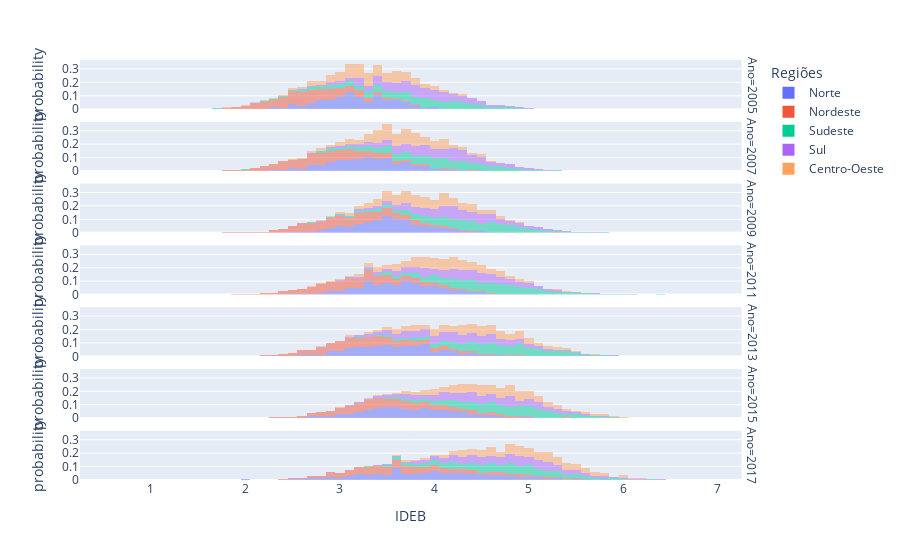

Notebook cell for this chart:
### Code cell
px.histogram(df_train, x="IDEB", color="Regiões", 
             facet_row="Ano", marginal='histogram', 
             histnorm='probability', opacity=0.5)

### Figure 1 — Plotly figure (JSON) as saved in the notebook; plotly's stock layout.template omitted (floating-point values rounded to 4 significant figures; data arrays with more than 128 entries replaced by an {"elided": "..."} marker saying what was removed)
{"data": [{"alignmentgroup": "True", "bingroup": "x", "histnorm": "probability", "hovertemplate": "Regiões=Norte<br>Ano=2005<br>IDEB=%{x}<br>probability=%{y}<extra></extra>", "legendgroup": "Norte", "marker": {"color": "#636efa", "opacity": 0.5}, "name": "Norte", "offsetgroup": "Norte", "orientation": "v", "showlegend": true, "type": "histogram", "x": {"elided": "417 float values"}, "xaxis": "x7", "yaxis": "y7"}, {"alignmentgroup": "True", "bingroup": "x", "histnorm": "probability", "hovertemplate": "Regiões=Norte<br>Ano=2007<br>IDEB=%{x}<br>probability=%{y}<extra></extra>", "legendgroup": "Norte", "marker": {"color": "#636efa", "opacity": 0.5}, "name": "Norte", "offsetgroup": "Norte", "orientation": "v", "showlegend": false, "type": "histogram", "x": {"elided": "447 float values"}, "xaxis": "x6", "yaxis": "y6"}, {"alignmentgroup": "True", "bingroup": "x", "histnorm": "probability", "hovertemplate": "Regiões=Norte<br>Ano=2009<br>IDEB=%{x}<br>probability=%{y}<extra></extra>", "legendgroup": "Norte", "marker": {"color": "#636efa", "opacity": 0.5}, "name": "Norte", "offsetgroup": "Norte", "orientation": "v", "showlegend": false, "type": "histogram", "x": {"elided": "444 float values"}, "xaxis": "x5", "yaxis": "y5"}, {"alignmentgroup": "True", "bingroup": "x", "histnorm": "probability", "hovertemplate": "Regiões=Norte<br>Ano=2011<br>IDEB=%{x}<br>probability=%{y}<extra></extra>", "legendgroup": "Norte", "marker": {"color": "#636efa", "opacity": 0.5}, "name": "Norte", "offsetgroup": "Norte", "orientation": "v", "showlegend": false, "type": "histogram", "x": {"elided": "417 float values"}, "xaxis": "x4", "yaxis": "y4"}, {"alignmentgroup": "True", "bingroup": "x", "histnorm": "probability", "hovertemplate": "Regiões=Norte<br>Ano=2013<br>IDEB=%{x}<br>probability=%{y}<extra></extra>", "legendgroup": "Norte", "marker": {"color": "#636efa", "opacity": 0.5}, "name": "Norte", "offsetgroup": "Norte", "orientation": "v", "showlegend": false, "type": "histogram", "x": {"elided": "447 float values"}, "xaxis": "x3", "yaxis": "y3"}, {"alignmentgroup": "True", "bingroup": "x", "histnorm": "probability", "hovertemplate": "Regiões=Norte<br>Ano=2015<br>IDEB=%{x}<br>probability=%{y}<extra></extra>", "legendgroup": "Norte", "marker": {"color": "#636efa", "opacity": 0.5}, "name": "Norte", "offsetgroup": "Norte", "orientation": "v", "showlegend": false, "type": "histogram", "x": {"elided": "437 float values"}, "xaxis": "x2", "yaxis": "y2"}, {"alignmentgroup": "True", "bingroup": "x", "histnorm": "probability", "hovertemplate": "Regiões=Norte<br>Ano=2017<br>IDEB=%{x}<br>probability=%{y}<extra></extra>", "legendgroup": "Norte", "marker": {"color": "#636efa", "opacity": 0.5}, "name": "Norte", "offsetgroup": "Norte", "orientation": "v", "showlegend": false, "type": "histogram", "x": {"elided": "447 float values"}, "xaxis": "x", "yaxis": "y"}, {"alignmentgroup": "True", "bingroup": "x", "histnorm": "probability", "hovertemplate": "Regiões=Nordeste<br>Ano=2005<br>IDEB=%{x}<br>probability=%{y}<extra></extra>", "legendgroup": "Nordeste", "marker": {"color": "#EF553B", "opacity": 0.5}, "name": "Nordeste", "offsetgroup": "Nordeste", "orientation": "v", "showlegend": true, "type": "histogram", "x": {"elided": "1676 float values"}, "xaxis": "x7", "yaxis": "y7"}, {"alignmentgroup": "True", "bingroup": "x", "histnorm": "probability", "hovertemplate": "Regiões=Nordeste<br>Ano=2007<br>IDEB=%{x}<br>probability=%{y}<extra></extra>", "legendgroup": "Nordeste", "marker": {"color": "#EF553B", "opacity": 0.5}, "name": "Nordeste", "offsetgroup": "Nordeste", "orientation": "v", "showlegend": false, "type": "histogram", "x": {"elided": "1785 float values"}, "xaxis": "x6", "yaxis": "y6"}, {"alignmentgroup": "True", "bingroup": "x", "histnorm": "probability", "hovertemplate": "Regiões=Nordeste<br>Ano=2009<br>IDEB=%{x}<br>probability=%{y}<extra></extra>", "legendgroup": "Nordeste", "marker": {"color": "#EF553B", "opacity": 0.5}, "name": "Nordeste", "offsetgroup": "Nordeste", "orientation": "v", "showlegend": false, "type": "histogram", "x": {"elided": "1763 float values"}, "xaxis": "x5", "yaxis": "y5"}, {"alignmentgroup": "True", "bingroup": "x", "histnorm": "probability", "hovertemplate": "Regiões=Nordeste<br>Ano=2011<br>IDEB=%{x}<br>probability=%{y}<extra></extra>", "legendgroup": "Nordeste", "marker": {"color": "#EF553B", "opacity": 0.5}, "name": "Nordeste", "offsetgroup": "Nordeste", "orientation": "v", "showlegend": false, "type": "histogram", "x": {"elided": "1724 float values"}, "xaxis": "x4", "yaxis": "y4"}, {"alignmentgroup": "True", "bingroup": "x", "histnorm": "probability", "hovertemplate": "Regiões=Nordeste<br>Ano=2013<br>IDEB=%{x}<br>probability=%{y}<extra></extra>", "legendgroup": "Nordeste", "marker": {"color": "#EF553B", "opacity": 0.5}, "name": "Nordeste", "offsetgroup": "Nordeste", "orientation": "v", "showlegend": false, "type": "histogram", "x": {"elided": "1718 float values"}, "xaxis": "x3", "yaxis": "y3"}, {"alignmentgroup": "True", "bingroup": "x", "histnorm": "probability", "hovertemplate": "Regiões=Nordeste<br>Ano=2015<br>IDEB=%{x}<br>probability=%{y}<extra></extra>", "legendgroup": "Nordeste", "marker": {"color": "#EF553B", "opacity": 0.5}, "name": "Nordeste", "offsetgroup": "Nordeste", "orientation": "v", "showlegend": false, "type": "histogram", "x": {"elided": "1723 float values"}, "xaxis": "x2", "yaxis": "y2"}, {"alignmentgroup": "True", "bingroup": "x", "histnorm": "probability", "hovertemplate": "Regiões=Nordeste<br>Ano=2017<br>IDEB=%{x}<br>probability=%{y}<extra></extra>", "legendgroup": "Nordeste", "marker": {"color": "#EF553B", "opacity": 0.5}, "name": "Nordeste", "offsetgroup": "Nordeste", "orientation": "v", "showlegend": false, "type": "histogram", "x": {"elided": "1757 float values"}, "xaxis": "x", "yaxis": "y"}, {"alignmentgroup": "True", "bingroup": "x", "histnorm": "probability", "hovertemplate": "Regiões=Sudeste<br>Ano=2005<br>IDEB=%{x}<br>probability=%{y}<extra></extra>", "legendgroup": "Sudeste", "marker": {"color": "#00cc96", "opacity": 0.5}, "name": "Sudeste", "offsetgroup": "Sudeste", "orientation": "v", "showlegend": true, "type": "histogram", "x": {"elided": "1585 float values"}, "xaxis": "x7", "yaxis": "y7"}, {"alignmentgroup": "True", "bingroup": "x", "histnorm": "probability", "hovertemplate": "Regiões=Sudeste<br>Ano=2007<br>IDEB=%{x}<br>probability=%{y}<extra></extra>", "legendgroup": "Sudeste", "marker": {"color": "#00cc96", "opacity": 0.5}, "name": "Sudeste", "offsetgroup": "Sudeste", "orientation": "v", "showlegend": false, "type": "histogram", "x": {"elided": "1663 float values"}, "xaxis": "x6", "yaxis": "y6"}, {"alignmentgroup": "True", "bingroup": "x", "histnorm": "probability", "hovertemplate": "Regiões=Sudeste<br>Ano=2009<br>IDEB=%{x}<br>probability=%{y}<extra></extra>", "legendgroup": "Sudeste", "marker": {"color": "#00cc96", "opacity": 0.5}, "name": "Sudeste", "offsetgroup": "Sudeste", "orientation": "v", "showlegend": false, "type": "histogram", "x": {"elided": "1653 float values"}, "xaxis": "x5", "yaxis": "y5"}, {"alignmentgroup": "True", "bingroup": "x", "histnorm": "probability", "hovertemplate": "Regiões=Sudeste<br>Ano=2011<br>IDEB=%{x}<br>probability=%{y}<extra></extra>", "legendgroup": "Sudeste", "marker": {"color": "#00cc96", "opacity": 0.5}, "name": "Sudeste", "offsetgroup": "Sudeste", "orientation": "v", "showlegend": false, "type": "histogram", "x": {"elided": "1650 float values"}, "xaxis": "x4", "yaxis": "y4"}, {"alignmentgroup": "True", "bingroup": "x", "histnorm": "probability", "hovertemplate": "Regiões=Sudeste<br>Ano=2013<br>IDEB=%{x}<br>probability=%{y}<extra></extra>", "legendgroup": "Sudeste", "marker": {"color": "#00cc96", "opacity": 0.5}, "name": "Sudeste", "offsetgroup": "Sudeste", "orientation": "v", "showlegend": false, "type": "histogram", "x": {"elided": "1643 float values"}, "xaxis": "x3", "yaxis": "y3"}, {"alignmentgroup": "True", "bingroup": "x", "histnorm": "probability", "hovertemplate": "Regiões=Sudeste<br>Ano=2015<br>IDEB=%{x}<br>probability=%{y}<extra></extra>", "legendgroup": "Sudeste", "marker": {"color": "#00cc96", "opacity": 0.5}, "name": "Sudeste", "offsetgroup": "Sudeste", "orientation": "v", "showlegend": false, "type": "histogram", "x": {"elided": "1647 float values"}, "xaxis": "x2", "yaxis": "y2"}, {"alignmentgroup": "True", "bingroup": "x", "histnorm": "probability", "hovertemplate": "Regiões=Sudeste<br>Ano=2017<br>IDEB=%{x}<br>probability=%{y}<extra></extra>", "legendgroup": "Sudeste", "marker": {"color": "#00cc96", "opacity": 0.5}, "name": "Sudeste", "offsetgroup": "Sudeste", "orientation": "v", "showlegend": false, "type": "histogram", "x": {"elided": "1659 float values"}, "xaxis": "x", "yaxis": "y"}, {"alignmentgroup": "True", "bingroup": "x", "histnorm": "probability", "hovertemplate": "Regiões=Sul<br>Ano=2005<br>IDEB=%{x}<br>probability=%{y}<extra></extra>", "legendgroup": "Sul", "marker": {"color": "#ab63fa", "opacity": 0.5}, "name": "Sul", "offsetgroup": "Sul", "orientation": "v", "showlegend": true, "type": "histogram", "x": {"elided": "1063 float values"}, "xaxis": "x7", "yaxis": "y7"}, {"alignmentgroup": "True", "bingroup": "x", "histnorm": "probability", "hovertemplate": "Regiões=Sul<br>Ano=2007<br>IDEB=%{x}<br>probability=%{y}<extra></extra>", "legendgroup": "Sul", "marker": {"color": "#ab63fa", "opacity": 0.5}, "name": "Sul", "offsetgroup": "Sul", "orientation": "v", "showlegend": false, "type": "histogram", "x": {"elided": "1168 float values"}, "xaxis": "x6", "yaxis": "y6"}, {"alignmentgroup": "True", "bingroup": "x", "histnorm": "probability", "hovertemplate": "Regiões=Sul<br>Ano=2009<br>IDEB=%{x}<br>probability=%{y}<extra></extra>", "legendgroup": "Sul", "marker": {"color": "#ab63fa", "opacity": 0.5}, "name": "Sul", "offsetgroup": "Sul", "orientation": "v", "showlegend": false, "type": "histogram", "x": {"elided": "1134 float values"}, "xaxis": "x5", "yaxis": "y5"}, {"alignmentgroup": "True", "bingroup": "x", "histnorm": "probability", "hovertemplate": "Regiões=Sul<br>Ano=2011<br>IDEB=%{x}<br>probability=%{y}<extra></extra>", "legendgroup": "Sul", "marker": {"color": "#ab63fa", "opacity": 0.5}, "name": "Sul", "offsetgroup": "Sul", "orientation": "v", "showlegend": false, "type": "histogram", "x": {"elided": "1115 float values"}, "xaxis": "x4", "yaxis": "y4"}, {"alignmentgroup": "True", "bingroup": "x", "histnorm": "probability", "hovertemplate": "Regiões=Sul<br>Ano=2013<br>IDEB=%{x}<br>probability=%{y}<extra></extra>", "legendgroup": "Sul", "marker": {"color": "#ab63fa", "opacity": 0.5}, "name": "Sul", "offsetgroup": "Sul", "orientation": "v", "showlegend": false, "type": "histogram", "x": {"elided": "1115 float values"}, "xaxis": "x3", "yaxis": "y3"}, {"alignmentgroup": "True", "bingroup": "x", "histnorm": "probability", "hovertemplate": "Regiões=Sul<br>Ano=2015<br>IDEB=%{x}<br>probability=%{y}<extra></extra>", "legendgroup": "Sul", "marker": {"color": "#ab63fa", "opacity": 0.5}, "name": "Sul", "offsetgroup": "Sul", "orientation": "v", "showlegend": false, "type": "histogram", "x": {"elided": "980 float values"}, "xaxis": "x2", "yaxis": "y2"}, {"alignmentgroup": "True", "bingroup": "x", "histnorm": "probability", "hovertemplate": "Regiões=Sul<br>Ano=2017<br>IDEB=%{x}<br>probability=%{y}<extra></extra>", "legendgroup": "Sul", "marker": {"color": "#ab63fa", "opacity": 0.5}, "name": "Sul", "offsetgroup": "Sul", "orientation": "v", "showlegend": false, "type": "histogram", "x": {"elided": "1140 float values"}, "xaxis": "x", "yaxis": "y"}, {"alignmentgroup": "True", "bingroup": "x", "histnorm": "probability", "hovertemplate": "Regiões=Centro-Oeste<br>Ano=2005<br>IDEB=%{x}<br>probability=%{y}<extra></extra>", "legendgroup": "Centro-Oeste", "marker": {"color": "#FFA15A", "opacity": 0.5}, "name": "Centro-Oeste", "offsetgroup": "Centro-Oeste", "orientation": "v", "showlegend": true, "type": "histogram", "x": {"elided": "430 float values"}, "xaxis": "x7", "yaxis": "y7"}, {"alignmentgroup": "True", "bingroup": "x", "histnorm": "probability", "hovertemplate": "Regiões=Centro-Oeste<br>Ano=2007<br>IDEB=%{x}<br>probability=%{y}<extra></extra>", "legendgroup": "Centro-Oeste", "marker": {"color": "#FFA15A", "opacity": 0.5}, "name": "Centro-Oeste", "offsetgroup": "Centro-Oeste", "orientation": "v", "showlegend": false, "type": "histogram", "x": {"elided": "462 float values"}, "xaxis": "x6", "yaxis": "y6"}, {"alignmentgroup": "True", "bingroup": "x", "histnorm": "probability", "hovertemplate": "Regiões=Centro-Oeste<br>Ano=2009<br>IDEB=%{x}<br>probability=%{y}<extra></extra>", "legendgroup": "Centro-Oeste", "marker": {"color": "#FFA15A", "opacity": 0.5}, "name": "Centro-Oeste", "offsetgroup": "Centro-Oeste", "orientation": "v", "showlegend": false, "type": "histogram", "x": {"elided": "456 float values"}, "xaxis": "x5", "yaxis": "y5"}, {"alignmentgroup": "True", "bingroup": "x", "histnorm": "probability", "hovertemplate": "Regiões=Centro-Oeste<br>Ano=2011<br>IDEB=%{x}<br>probability=%{y}<extra></extra>", "legendgroup": "Centro-Oeste", "marker": {"color": "#FFA15A", "opacity": 0.5}, "name": "Centro-Oeste", "offsetgroup": "Centro-Oeste", "orientation": "v", "showlegend": false, "type": "histogram", "x": {"elided": "451 float values"}, "xaxis": "x4", "yaxis": "y4"}, {"alignmentgroup": "True", "bingroup": "x", "histnorm": "probability", "hovertemplate": "Regiões=Centro-Oeste<br>Ano=2013<br>IDEB=%{x}<br>probability=%{y}<extra></extra>", "legendgroup": "Centro-Oeste", "marker": {"color": "#FFA15A", "opacity": 0.5}, "name": "Centro-Oeste", "offsetgroup": "Centro-Oeste", "orientation": "v", "showlegend": false, "type": "histogram", "x": {"elided": "457 float values"}, "xaxis": "x3", "yaxis": "y3"}, {"alignmentgroup": "True", "bingroup": "x", "histnorm": "probability", "hovertemplate": "Regiões=Centro-Oeste<br>Ano=2015<br>IDEB=%{x}<br>probability=%{y}<extra></extra>", "legendgroup": "Centro-Oeste", "marker": {"color": "#FFA15A", "opacity": 0.5}, "name": "Centro-Oeste", "offsetgroup": "Centro-Oeste", "orientation": "v", "showlegend": false, "type": "histogram", "x": {"elided": "449 float values"}, "xaxis": "x2", "yaxis": "y2"}, {"alignmentgroup": "True", "bingroup": "x", "histnorm": "probability", "hovertemplate": "Regiões=Centro-Oeste<br>Ano=2017<br>IDEB=%{x}<br>probability=%{y}<extra></extra>", "legendgroup": "Centro-Oeste", "marker": {"color": "#FFA15A", "opacity": 0.5}, "name": "Centro-Oeste", "offsetgroup": "Centro-Oeste", "orientation": "v", "showlegend": false, "type": "histogram", "x": {"elided": "459 float values"}, "xaxis": "x", "yaxis": "y"}], "layout": {"annotations": [{"font": {}, "showarrow": false, "text": "Ano=2017", "textangle": 90, "x": 0.98, "xanchor": "left", "xref": "paper", "y": 0.05857, "yanchor": "middle", "yref": "paper"}, {"font": {}, "showarrow": false, "text": "Ano=2015", "textangle": 90, "x": 0.98, "xanchor": "left", "xref": "paper", "y": 0.2057, "yanchor": "middle", "yref": "paper"}, {"font": {}, "showarrow": false, "text": "Ano=2013", "textangle": 90, "x": 0.98, "xanchor": "left", "xref": "paper", "y": 0.3529, "yanchor": "middle", "yref": "paper"}, {"font": {}, "showarrow": false, "text": "Ano=2011", "textangle": 90, "x": 0.98, "xanchor": "left", "xref": "paper", "y": 0.5, "yanchor": "middle", "yref": "paper"}, {"font": {}, "showarrow": false, "text": "Ano=2009", "textangle": 90, "x": 0.98, "xanchor": "left", "xref": "paper", "y": 0.6471, "yanchor": "middle", "yref": "paper"}, {"font": {}, "showarrow": false, "text": "Ano=2007", "textangle": 90, "x": 0.98, "xanchor": "left", "xref": "paper", "y": 0.7943, "yanchor": "middle", "yref": "paper"}, {"font": {}, "showarrow": false, "text": "Ano=2005", "textangle": 90, "x": 0.98, "xanchor": "left", "xref": "paper", "y": 0.9414, "yanchor": "middle", "yref": "paper"}], "barmode": "relative", "legend": {"title": {"text": "Regiões"}, "tracegroupgap": 0}, "margin": {"t": 60}, "xaxis": {"anchor": "y", "domain": [0, 0.98], "title": {"text": "IDEB"}}, "xaxis2": {"anchor": "y2", "domain": [0, 0.98], "matches": "x", "showticklabels": false}, "xaxis3": {"anchor": "y3", "domain": [0, 0.98], "matches": "x", "showticklabels": false}, "xaxis4": {"anchor": "y4", "domain": [0, 0.98], "matches": "x", "showticklabels": false}, "xaxis5": {"anchor": "y5", "domain": [0, 0.98], "matches": "x", "showticklabels": false}, "xaxis6": {"anchor": "y6", "domain": [0, 0.98], "matches": "x", "showticklabels": false}, "xaxis7": {"anchor": "y7", "domain": [0, 0.98], "matches": "x", "showticklabels": false}, "yaxis": {"anchor": "x", "domain": [0, 0.1171], "title": {"text": "probability"}}, "yaxis2": {"anchor": "x2", "domain": [0.1471, 0.2643], "matches": "y", "title": {"text": "probability"}}, "yaxis3": {"anchor": "x3", "domain": [0.2943, 0.4114], "matches": "y", "title": {"text": "probability"}}, "yaxis4": {"anchor": "x4", "domain": [0.4414, 0.5586], "matches": "y", "title": {"text": "probability"}}, "yaxis5": {"anchor": "x5", "domain": [0.5886, 0.7057], "matches": "y", "title": {"text": "probability"}}, "yaxis6": {"anchor": "x6", "domain": [0.7357, 0.8529], "matches": "y", "title": {"text": "probability"}}, "yaxis7": {"anchor": "x7", "domain": [0.8829, 1.0], "matches": "y", "title": {"text": "probability"}}}}
